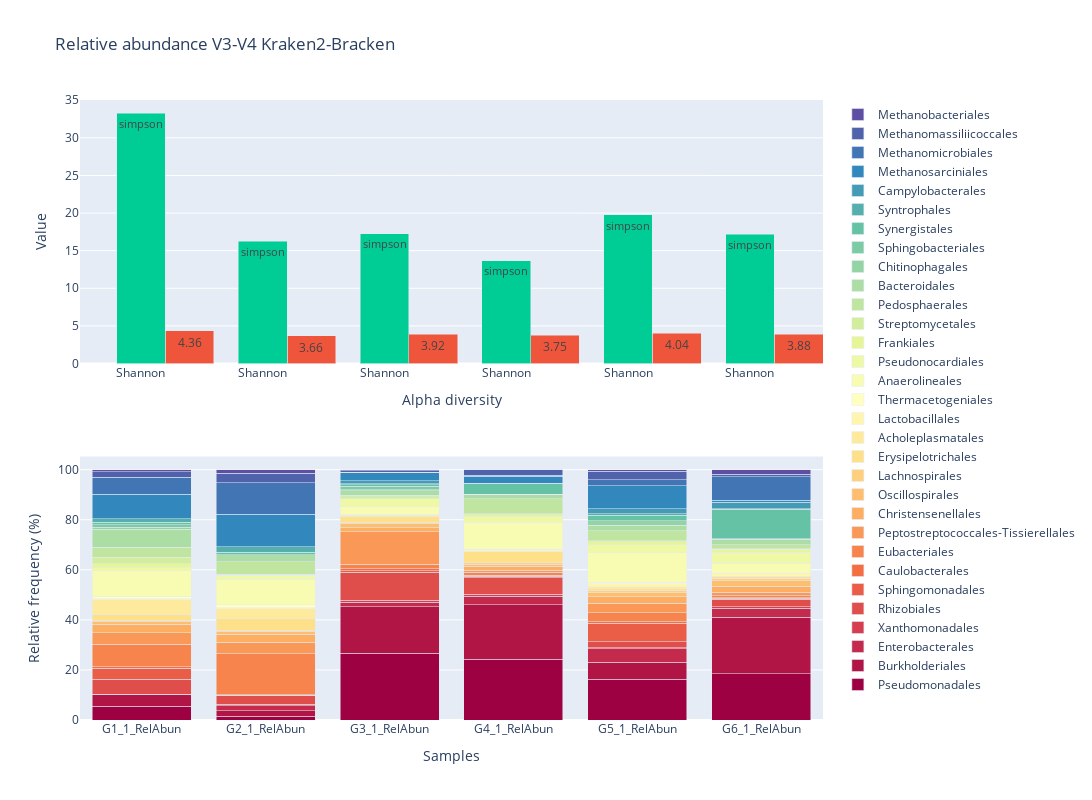

Notebook cell for this chart:
### Code cell
bracken_file_relative_abun=bracken_file.loc[:,"name":]
fig = make_subplots(rows=2, cols=1, shared_xaxes=False)

sample_names=bracken_file_relative_abun.iloc[:,1:].columns
bracken_file_relative_abun["name"] = bracken_file_relative_abun["name"].apply(lambda x:x.strip())

# Number of bars
num_bars = len(bracken_file_relative_abun["name"])

# Generate colors using a predefined colorscale (Viridis, Cividis, etc.)
colors = px.colors.sample_colorscale('spectral', np.linspace(0, 1, num_bars))

## Composition bars
for i in range(0, len(bracken_file_relative_abun["name"])):
        fig.add_bar(name=bracken_file_relative_abun.iloc[i,0].strip(),
                        x=sample_names,y=bracken_file_relative_abun.iloc[i,1:],
                        row=2, col=1, marker=dict(color=colors[i])
                    )

## Diversity bars
width=0.4
offset=0.2
y = alpha_data["shannon"].to_list()
x_values=np.linspace(1, len(y), len(y))
fig.add_bar(name="Shannon", x=x_values,y=y, showlegend=False,
                        row=1, col=1, width=width,offset=offset,
                        text=[str(i) for i in y], textangle=360,
                    )
fig.add_bar(name="Simpson",x=x_values, y=alpha_data["simpson_reciprocal"], showlegend=False,
                        row=1, col=1, width=width,
                        text="simpson", textangle=360,
                    )

fig.update_layout(barmode='stack',
    autosize=True,
    width=1200,
    height=800,
    title_text="Relative abundance V3-V4 Kraken2-Bracken"
    )


## Composition bars

fig.update_yaxes(title_text="Relative frequency (%)", row=2, col=1)
fig.update_xaxes(title_text="Samples", row=2, col=1)

## Diversity bars
fig.update_traces(dict(base='group'), row=1, col=1, overwrite=True)
fig.update_yaxes(dict(title_text="Value", tickmode="linear", tick0=0, dtick=5), row=1, col=1, overwrite=True)
fig.update_xaxes(title_text="Alpha diversity", row=1, col=1, tickvals=x_values ,ticktext=["Shannon"] * len(y))

#fig.write_image('kraken2_barplots.png', format='png')

### Figure 1 — Plotly figure (JSON) as saved in the notebook; plotly's stock layout.template omitted (floating-point values rounded to 4 significant figures)
{"data": [{"marker": {"color": "rgb(158, 1, 66)"}, "name": "Pseudomonadales", "type": "bar", "x": ["G1_1_RelAbun", "G2_1_RelAbun", "G3_1_RelAbun", "G4_1_RelAbun", "G5_1_RelAbun", "G6_1_RelAbun"], "xaxis": "x2", "y": [5.396, 1.497, 26.71, 24.33, 16.26, 18.56], "yaxis": "y2"}, {"marker": {"color": "rgb(176, 21, 70)"}, "name": "Burkholderiales", "type": "bar", "x": ["G1_1_RelAbun", "G2_1_RelAbun", "G3_1_RelAbun", "G4_1_RelAbun", "G5_1_RelAbun", "G6_1_RelAbun"], "xaxis": "x2", "y": [4.607, 2.233, 18.5, 21.74, 6.738, 22.46], "yaxis": "y2"}, {"marker": {"color": "rgb(195, 42, 75)"}, "name": "Enterobacterales", "type": "bar", "x": ["G1_1_RelAbun", "G2_1_RelAbun", "G3_1_RelAbun", "G4_1_RelAbun", "G5_1_RelAbun", "G6_1_RelAbun"], "xaxis": "x2", "y": [0.119, 2.021, 1.837, 3.389, 5.458, 3.716], "yaxis": "y2"}, {"marker": {"color": "rgb(213, 62, 79)"}, "name": "Xanthomonadales", "type": "bar", "x": ["G1_1_RelAbun", "G2_1_RelAbun", "G3_1_RelAbun", "G4_1_RelAbun", "G5_1_RelAbun", "G6_1_RelAbun"], "xaxis": "x2", "y": [0.2304, 0.5051, 0.7921, 0.7511, 0.3774, 0.4976], "yaxis": "y2"}, {"marker": {"color": "rgb(223, 78, 75)"}, "name": "Rhizobiales", "type": "bar", "x": ["G1_1_RelAbun", "G2_1_RelAbun", "G3_1_RelAbun", "G4_1_RelAbun", "G5_1_RelAbun", "G6_1_RelAbun"], "xaxis": "x2", "y": [5.894, 3.411, 11.14, 6.725, 2.497, 3.072], "yaxis": "y2"}, {"marker": {"color": "rgb(234, 93, 71)"}, "name": "Sphingomonadales", "type": "bar", "x": ["G1_1_RelAbun", "G2_1_RelAbun", "G3_1_RelAbun", "G4_1_RelAbun", "G5_1_RelAbun", "G6_1_RelAbun"], "xaxis": "x2", "y": [4.434, 0.1796, 0.6608, 0.4041, 7.367, 0.318], "yaxis": "y2"}, {"marker": {"color": "rgb(244, 109, 67)"}, "name": "Caulobacterales", "type": "bar", "x": ["G1_1_RelAbun", "G2_1_RelAbun", "G3_1_RelAbun", "G4_1_RelAbun", "G5_1_RelAbun", "G6_1_RelAbun"], "xaxis": "x2", "y": [0.5554, 0.2267, 0.7293, 0.3991, 0.5729, 0.2927], "yaxis": "y2"}, {"marker": {"color": "rgb(247, 131, 77)"}, "name": "Eubacteriales", "type": "bar", "x": ["G1_1_RelAbun", "G2_1_RelAbun", "G3_1_RelAbun", "G4_1_RelAbun", "G5_1_RelAbun", "G6_1_RelAbun"], "xaxis": "x2", "y": [9.011, 16.45, 1.922, 1.203, 3.624, 0.6543], "yaxis": "y2"}, {"marker": {"color": "rgb(250, 152, 87)"}, "name": "Peptostreptococcales-Tissierellales", "type": "bar", "x": ["G1_1_RelAbun", "G2_1_RelAbun", "G3_1_RelAbun", "G4_1_RelAbun", "G5_1_RelAbun", "G6_1_RelAbun"], "xaxis": "x2", "y": [4.595, 4.604, 12.83, 0.8007, 3.685, 1.383], "yaxis": "y2"}, {"marker": {"color": "rgb(253, 174, 97)"}, "name": "Christensenellales", "type": "bar", "x": ["G1_1_RelAbun", "G2_1_RelAbun", "G3_1_RelAbun", "G4_1_RelAbun", "G5_1_RelAbun", "G6_1_RelAbun"], "xaxis": "x2", "y": [3.329, 3.064, 1.685, 1.768, 2.748, 2.446], "yaxis": "y2"}, {"marker": {"color": "rgb(253, 191, 111)"}, "name": "Oscillospirales", "type": "bar", "x": ["G1_1_RelAbun", "G2_1_RelAbun", "G3_1_RelAbun", "G4_1_RelAbun", "G5_1_RelAbun", "G6_1_RelAbun"], "xaxis": "x2", "y": [1.017, 1.019, 1.561, 0.7747, 1.564, 2.188], "yaxis": "y2"}, {"marker": {"color": "rgb(254, 207, 125)"}, "name": "Lachnospirales", "type": "bar", "x": ["G1_1_RelAbun", "G2_1_RelAbun", "G3_1_RelAbun", "G4_1_RelAbun", "G5_1_RelAbun", "G6_1_RelAbun"], "xaxis": "x2", "y": [0.6449, 0.5522, 0.5554, 0.6451, 0.9258, 1.005], "yaxis": "y2"}, {"marker": {"color": "rgb(254, 224, 139)"}, "name": "Erysipelotrichales", "type": "bar", "x": ["G1_1_RelAbun", "G2_1_RelAbun", "G3_1_RelAbun", "G4_1_RelAbun", "G5_1_RelAbun", "G6_1_RelAbun"], "xaxis": "x2", "y": [2.465, 4.637, 2.271, 4.413, 0.5838, 0.5702], "yaxis": "y2"}, {"marker": {"color": "rgb(254, 234, 156)"}, "name": "Acholeplasmatales", "type": "bar", "x": ["G1_1_RelAbun", "G2_1_RelAbun", "G3_1_RelAbun", "G4_1_RelAbun", "G5_1_RelAbun", "G6_1_RelAbun"], "xaxis": "x2", "y": [5.768, 3.949, 0.5082, 0.06941, 0.7418, 0.3142], "yaxis": "y2"}, {"marker": {"color": "rgb(255, 245, 174)"}, "name": "Lactobacillales", "type": "bar", "x": ["G1_1_RelAbun", "G2_1_RelAbun", "G3_1_RelAbun", "G4_1_RelAbun", "G5_1_RelAbun", "G6_1_RelAbun"], "xaxis": "x2", "y": [0.4145, 0.5409, 0.1963, 0.6947, 1.274, 0.9058], "yaxis": "y2"}, {"marker": {"color": "rgb(255, 255, 191)"}, "name": "Thermacetogeniales", "type": "bar", "x": ["G1_1_RelAbun", "G2_1_RelAbun", "G3_1_RelAbun", "G4_1_RelAbun", "G5_1_RelAbun", "G6_1_RelAbun"], "xaxis": "x2", "y": [0.8623, 1.062, 0.1829, 0.1159, 0.6271, 0.1445], "yaxis": "y2"}, {"marker": {"color": "rgb(247, 252, 178)"}, "name": "Anaerolineales", "type": "bar", "x": ["G1_1_RelAbun", "G2_1_RelAbun", "G3_1_RelAbun", "G4_1_RelAbun", "G5_1_RelAbun", "G6_1_RelAbun"], "xaxis": "x2", "y": [10.37, 10.23, 3.079, 10.88, 11.83, 4.076], "yaxis": "y2"}, {"marker": {"color": "rgb(238, 248, 165)"}, "name": "Pseudonocardiales", "type": "bar", "x": ["G1_1_RelAbun", "G2_1_RelAbun", "G3_1_RelAbun", "G4_1_RelAbun", "G5_1_RelAbun", "G6_1_RelAbun"], "xaxis": "x2", "y": [1.09, 1.687, 3.186, 2.096, 3.071, 4.371], "yaxis": "y2"}, {"marker": {"color": "rgb(230, 245, 152)"}, "name": "Frankiales", "type": "bar", "x": ["G1_1_RelAbun", "G2_1_RelAbun", "G3_1_RelAbun", "G4_1_RelAbun", "G5_1_RelAbun", "G6_1_RelAbun"], "xaxis": "x2", "y": [1.576, 0.05237, 0.07517, 0.9017, 1.252, 1.292], "yaxis": "y2"}, {"marker": {"color": "rgb(210, 237, 156)"}, "name": "Streptomycetales", "type": "bar", "x": ["G1_1_RelAbun", "G2_1_RelAbun", "G3_1_RelAbun", "G4_1_RelAbun", "G5_1_RelAbun", "G6_1_RelAbun"], "xaxis": "x2", "y": [2.69, 0.2472, 0.7674, 0.3495, 0.3298, 0.1941], "yaxis": "y2"}, {"marker": {"color": "rgb(191, 229, 160)"}, "name": "Pedosphaerales", "type": "bar", "x": ["G1_1_RelAbun", "G2_1_RelAbun", "G3_1_RelAbun", "G4_1_RelAbun", "G5_1_RelAbun", "G6_1_RelAbun"], "xaxis": "x2", "y": [4.022, 5.127, 0.5161, 5.873, 4.172, 1.616], "yaxis": "y2"}, {"marker": {"color": "rgb(171, 221, 164)"}, "name": "Bacteroidales", "type": "bar", "x": ["G1_1_RelAbun", "G2_1_RelAbun", "G3_1_RelAbun", "G4_1_RelAbun", "G5_1_RelAbun", "G6_1_RelAbun"], "xaxis": "x2", "y": [7.19, 2.659, 1.879, 1.632, 2.146, 2.198], "yaxis": "y2"}, {"marker": {"color": "rgb(148, 212, 164)"}, "name": "Chitinophagales", "type": "bar", "x": ["G1_1_RelAbun", "G2_1_RelAbun", "G3_1_RelAbun", "G4_1_RelAbun", "G5_1_RelAbun", "G6_1_RelAbun"], "xaxis": "x2", "y": [0.7858, 0.04043, 0.4723, 0.1617, 1.747, 0.1475], "yaxis": "y2"}, {"marker": {"color": "rgb(125, 203, 165)"}, "name": "Sphingobacteriales", "type": "bar", "x": ["G1_1_RelAbun", "G2_1_RelAbun", "G3_1_RelAbun", "G4_1_RelAbun", "G5_1_RelAbun", "G6_1_RelAbun"], "xaxis": "x2", "y": [0.9343, 0.07689, 1.235, 0.02727, 0.02309, 0.02675], "yaxis": "y2"}, {"marker": {"color": "rgb(102, 194, 165)"}, "name": "Synergistales", "type": "bar", "x": ["G1_1_RelAbun", "G2_1_RelAbun", "G3_1_RelAbun", "G4_1_RelAbun", "G5_1_RelAbun", "G6_1_RelAbun"], "xaxis": "x2", "y": [0.9548, 0.9956, 0.7315, 4.191, 2.094, 11.78], "yaxis": "y2"}, {"marker": {"color": "rgb(85, 175, 173)"}, "name": "Syntrophales", "type": "bar", "x": ["G1_1_RelAbun", "G2_1_RelAbun", "G3_1_RelAbun", "G4_1_RelAbun", "G5_1_RelAbun", "G6_1_RelAbun"], "xaxis": "x2", "y": [1.431, 2.158, 0.2693, 0.1177, 0.7209, 0.0879], "yaxis": "y2"}, {"marker": {"color": "rgb(67, 155, 181)"}, "name": "Campylobacterales", "type": "bar", "x": ["G1_1_RelAbun", "G2_1_RelAbun", "G3_1_RelAbun", "G4_1_RelAbun", "G5_1_RelAbun", "G6_1_RelAbun"], "xaxis": "x2", "y": [0.01212, 0.05435, 1.272, 0.1401, 1.894, 2.702], "yaxis": "y2"}, {"marker": {"color": "rgb(50, 136, 189)"}, "name": "Methanosarciniales", "type": "bar", "x": ["G1_1_RelAbun", "G2_1_RelAbun", "G3_1_RelAbun", "G4_1_RelAbun", "G5_1_RelAbun", "G6_1_RelAbun"], "xaxis": "x2", "y": [9.764, 12.86, 3.316, 2.892, 9.208, 0.694], "yaxis": "y2"}, {"marker": {"color": "rgb(65, 117, 180)"}, "name": "Methanomicrobiales", "type": "bar", "x": ["G1_1_RelAbun", "G2_1_RelAbun", "G3_1_RelAbun", "G4_1_RelAbun", "G5_1_RelAbun", "G6_1_RelAbun"], "xaxis": "x2", "y": [6.812, 12.67, 0.07405, 0.3092, 2.463, 9.509], "yaxis": "y2"}, {"marker": {"color": "rgb(79, 98, 171)"}, "name": "Methanomassiliicoccales", "type": "bar", "x": ["G1_1_RelAbun", "G2_1_RelAbun", "G3_1_RelAbun", "G4_1_RelAbun", "G5_1_RelAbun", "G6_1_RelAbun"], "xaxis": "x2", "y": [2.28, 3.853, 0.5621, 2.186, 3.288, 0.9203], "yaxis": "y2"}, {"marker": {"color": "rgb(94, 79, 162)"}, "name": "Methanobacteriales", "type": "bar", "x": ["G1_1_RelAbun", "G2_1_RelAbun", "G3_1_RelAbun", "G4_1_RelAbun", "G5_1_RelAbun", "G6_1_RelAbun"], "xaxis": "x2", "y": [0.7441, 1.335, 0.4746, 0.03161, 0.7151, 1.862], "yaxis": "y2"}, {"base": "group", "name": "Shannon", "offset": 0.2, "showlegend": false, "text": ["4.36", "3.66", "3.92", "3.75", "4.04", "3.88"], "textangle": 0, "type": "bar", "width": 0.4, "x": [1, 2, 3, 4, 5, 6], "xaxis": "x", "y": [4.36, 3.66, 3.92, 3.75, 4.04, 3.88], "yaxis": "y"}, {"base": "group", "name": "Simpson", "showlegend": false, "text": "simpson", "textangle": 0, "type": "bar", "width": 0.4, "x": [1, 2, 3, 4, 5, 6], "xaxis": "x", "y": [33.28, 16.25, 17.26, 13.67, 19.78, 17.2], "yaxis": "y"}], "layout": {"autosize": true, "barmode": "stack", "height": 800, "title": {"text": "Relative abundance V3-V4 Kraken2-Bracken"}, "width": 1200, "xaxis": {"anchor": "y", "domain": [0, 1], "ticktext": ["Shannon", "Shannon", "Shannon", "Shannon", "Shannon", "Shannon"], "tickvals": [1, 2, 3, 4, 5, 6], "title": {"text": "Alpha diversity"}}, "xaxis2": {"anchor": "y2", "domain": [0, 1], "title": {"text": "Samples"}}, "yaxis": {"anchor": "x", "domain": [0.575, 1], "dtick": 5, "tick0": 0, "tickmode": "linear", "title": {"text": "Value"}}, "yaxis2": {"anchor": "x2", "domain": [0, 0.425], "title": {"text": "Relative frequency (%)"}}}}
